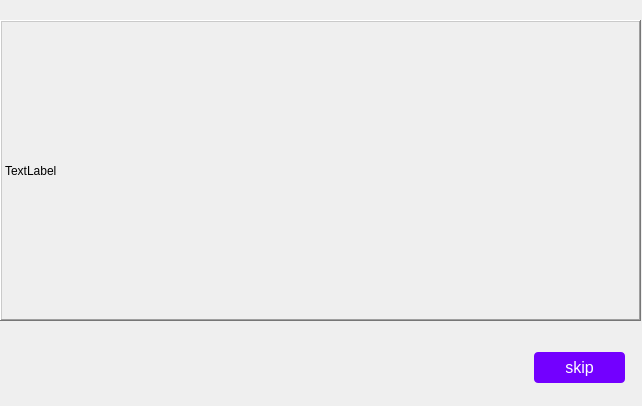
<?xml version="1.0" encoding="UTF-8"?>
<ui version="4.0">
 <class>tutorialDialog</class>
 <widget class="QDialog" name="tutorialDialog">
  <property name="geometry">
   <rect>
    <x>0</x>
    <y>0</y>
    <width>642</width>
    <height>406</height>
   </rect>
  </property>
  <property name="windowTitle">
   <string>Dialog</string>
  </property>
  <widget class="QLabel" name="label">
   <property name="geometry">
    <rect>
     <x>0</x>
     <y>20</y>
     <width>641</width>
     <height>301</height>
    </rect>
   </property>
   <property name="frameShape">
    <enum>QFrame::WinPanel</enum>
   </property>
   <property name="frameShadow">
    <enum>QFrame::Raised</enum>
   </property>
   <property name="text">
    <string>TextLabel</string>
   </property>
  </widget>
  <widget class="QPushButton" name="pushButton">
   <property name="geometry">
    <rect>
     <x>10</x>
     <y>150</y>
     <width>31</width>
     <height>31</height>
    </rect>
   </property>
   <property name="styleSheet">
    <string notr="true">#pushButton{
background-color: white;
border-image: url(:/res/images/previous.png);
background: none;
border: none;
background-repeat: none;
}</string>
   </property>
   <property name="text">
    <string/>
   </property>
  </widget>
  <widget class="QPushButton" name="pushButton_2">
   <property name="geometry">
    <rect>
     <x>600</x>
     <y>150</y>
     <width>31</width>
     <height>31</height>
    </rect>
   </property>
   <property name="styleSheet">
    <string notr="true">#pushButton_2{
background-color: white;
border-image: url(:/res/images/Next.png);
background: none;
border: none;
background-repeat: none;
}
</string>
   </property>
   <property name="text">
    <string/>
   </property>
   <property name="flat">
    <bool>false</bool>
   </property>
  </widget>
  <widget class="QPushButton" name="pushButton_3">
   <property name="geometry">
    <rect>
     <x>534</x>
     <y>352</y>
     <width>91</width>
     <height>31</height>
    </rect>
   </property>
   <property name="styleSheet">
    <string notr="true">#pushButton_3 {
    background-color: #7300ff; /* Green */
    border: none;
    color: white;
    padding: 5px 32px;
    text-align: center;
    text-decoration: none;
    display: inline-block;
    font-size: 16px;
border-radius: 4px;
} </string>
   </property>
   <property name="text">
    <string>skip</string>
   </property>
  </widget>
 </widget>
 <resources/>
 <connections/>
</ui>
